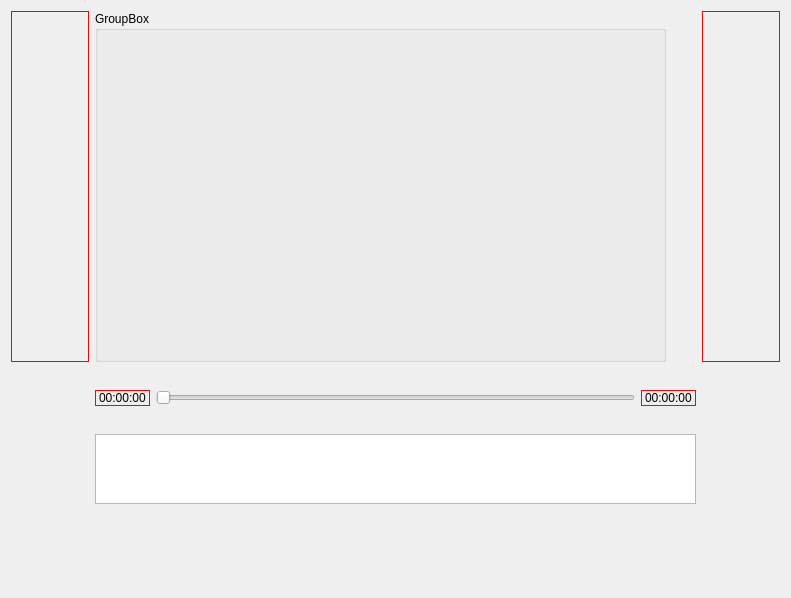
<?xml version="1.0" encoding="UTF-8"?>
<ui version="4.0">
 <class>VideoWidget</class>
 <widget class="QWidget" name="VideoWidget">
  <property name="geometry">
   <rect>
    <x>0</x>
    <y>0</y>
    <width>791</width>
    <height>598</height>
   </rect>
  </property>
  <property name="windowTitle">
   <string>Form</string>
  </property>
  <layout class="QGridLayout" name="gridLayout_2">
   <item row="0" column="0">
    <widget class="QPushButton" name="prevVideoButton">
     <property name="sizePolicy">
      <sizepolicy hsizetype="Minimum" vsizetype="Fixed">
       <horstretch>0</horstretch>
       <verstretch>0</verstretch>
      </sizepolicy>
     </property>
     <property name="minimumSize">
      <size>
       <width>0</width>
       <height>351</height>
      </size>
     </property>
     <property name="maximumSize">
      <size>
       <width>16777215</width>
       <height>351</height>
      </size>
     </property>
     <property name="styleSheet">
      <string notr="true">border: 1px solid red;</string>
     </property>
     <property name="text">
      <string/>
     </property>
    </widget>
   </item>
   <item row="0" column="1">
    <widget class="QGroupBox" name="groupBox">
     <property name="sizePolicy">
      <sizepolicy hsizetype="Minimum" vsizetype="Minimum">
       <horstretch>0</horstretch>
       <verstretch>0</verstretch>
      </sizepolicy>
     </property>
     <property name="minimumSize">
      <size>
       <width>541</width>
       <height>351</height>
      </size>
     </property>
     <property name="maximumSize">
      <size>
       <width>571</width>
       <height>351</height>
      </size>
     </property>
     <property name="title">
      <string>GroupBox</string>
     </property>
    </widget>
   </item>
   <item row="0" column="2">
    <widget class="QPushButton" name="nextVideoButton">
     <property name="minimumSize">
      <size>
       <width>0</width>
       <height>351</height>
      </size>
     </property>
     <property name="maximumSize">
      <size>
       <width>16777215</width>
       <height>351</height>
      </size>
     </property>
     <property name="styleSheet">
      <string notr="true">border: 1px solid red;</string>
     </property>
     <property name="text">
      <string/>
     </property>
    </widget>
   </item>
   <item row="1" column="0">
    <spacer name="verticalSpacer">
     <property name="orientation">
      <enum>Qt::Vertical</enum>
     </property>
     <property name="sizeHint" stdset="0">
      <size>
       <width>78</width>
       <height>201</height>
      </size>
     </property>
    </spacer>
   </item>
   <item row="1" column="1">
    <layout class="QGridLayout" name="gridLayout">
     <property name="sizeConstraint">
      <enum>QLayout::SetFixedSize</enum>
     </property>
     <property name="verticalSpacing">
      <number>-1</number>
     </property>
     <item row="0" column="0">
      <widget class="QLabel" name="currentTimeLabel">
       <property name="sizePolicy">
        <sizepolicy hsizetype="Fixed" vsizetype="Minimum">
         <horstretch>0</horstretch>
         <verstretch>0</verstretch>
        </sizepolicy>
       </property>
       <property name="styleSheet">
        <string notr="true">font: 14pt &quot;Helvetica&quot;;
border: 1px solid red;</string>
       </property>
       <property name="text">
        <string>00:00:00</string>
       </property>
      </widget>
     </item>
     <item row="2" column="1">
      <widget class="QPushButton" name="translatedText">
       <property name="minimumSize">
        <size>
         <width>0</width>
         <height>30</height>
        </size>
       </property>
       <property name="maximumSize">
        <size>
         <width>16777215</width>
         <height>30</height>
        </size>
       </property>
       <property name="palette">
        <palette>
         <active>
          <colorrole role="WindowText">
           <brush brushstyle="SolidPattern">
            <color alpha="255">
             <red>0</red>
             <green>0</green>
             <blue>0</blue>
            </color>
           </brush>
          </colorrole>
          <colorrole role="Button">
           <brush brushstyle="SolidPattern">
            <color alpha="0">
             <red>0</red>
             <green>0</green>
             <blue>0</blue>
            </color>
           </brush>
          </colorrole>
          <colorrole role="Light">
           <brush brushstyle="SolidPattern">
            <color alpha="255">
             <red>255</red>
             <green>255</green>
             <blue>255</blue>
            </color>
           </brush>
          </colorrole>
          <colorrole role="Midlight">
           <brush brushstyle="SolidPattern">
            <color alpha="255">
             <red>215</red>
             <green>215</green>
             <blue>215</blue>
            </color>
           </brush>
          </colorrole>
          <colorrole role="Dark">
           <brush brushstyle="SolidPattern">
            <color alpha="255">
             <red>88</red>
             <green>88</green>
             <blue>88</blue>
            </color>
           </brush>
          </colorrole>
          <colorrole role="Mid">
           <brush brushstyle="SolidPattern">
            <color alpha="255">
             <red>117</red>
             <green>117</green>
             <blue>117</blue>
            </color>
           </brush>
          </colorrole>
          <colorrole role="Text">
           <brush brushstyle="SolidPattern">
            <color alpha="255">
             <red>0</red>
             <green>0</green>
             <blue>0</blue>
            </color>
           </brush>
          </colorrole>
          <colorrole role="BrightText">
           <brush brushstyle="SolidPattern">
            <color alpha="255">
             <red>255</red>
             <green>255</green>
             <blue>255</blue>
            </color>
           </brush>
          </colorrole>
          <colorrole role="ButtonText">
           <brush brushstyle="SolidPattern">
            <color alpha="255">
             <red>0</red>
             <green>0</green>
             <blue>0</blue>
            </color>
           </brush>
          </colorrole>
          <colorrole role="Base">
           <brush brushstyle="SolidPattern">
            <color alpha="0">
             <red>0</red>
             <green>0</green>
             <blue>0</blue>
            </color>
           </brush>
          </colorrole>
          <colorrole role="Window">
           <brush brushstyle="SolidPattern">
            <color alpha="0">
             <red>0</red>
             <green>0</green>
             <blue>0</blue>
            </color>
           </brush>
          </colorrole>
          <colorrole role="Shadow">
           <brush brushstyle="SolidPattern">
            <color alpha="255">
             <red>0</red>
             <green>0</green>
             <blue>0</blue>
            </color>
           </brush>
          </colorrole>
          <colorrole role="AlternateBase">
           <brush brushstyle="SolidPattern">
            <color alpha="255">
             <red>215</red>
             <green>215</green>
             <blue>215</blue>
            </color>
           </brush>
          </colorrole>
          <colorrole role="ToolTipBase">
           <brush brushstyle="SolidPattern">
            <color alpha="255">
             <red>255</red>
             <green>255</green>
             <blue>220</blue>
            </color>
           </brush>
          </colorrole>
          <colorrole role="ToolTipText">
           <brush brushstyle="SolidPattern">
            <color alpha="255">
             <red>0</red>
             <green>0</green>
             <blue>0</blue>
            </color>
           </brush>
          </colorrole>
          <colorrole role="PlaceholderText">
           <brush brushstyle="SolidPattern">
            <color alpha="127">
             <red>0</red>
             <green>0</green>
             <blue>0</blue>
            </color>
           </brush>
          </colorrole>
          <colorrole role="Accent">
           <brush brushstyle="SolidPattern">
            <color alpha="255">
             <red>255</red>
             <green>255</green>
             <blue>255</blue>
            </color>
           </brush>
          </colorrole>
         </active>
         <inactive>
          <colorrole role="WindowText">
           <brush brushstyle="SolidPattern">
            <color alpha="255">
             <red>0</red>
             <green>0</green>
             <blue>0</blue>
            </color>
           </brush>
          </colorrole>
          <colorrole role="Button">
           <brush brushstyle="SolidPattern">
            <color alpha="0">
             <red>0</red>
             <green>0</green>
             <blue>0</blue>
            </color>
           </brush>
          </colorrole>
          <colorrole role="Light">
           <brush brushstyle="SolidPattern">
            <color alpha="255">
             <red>255</red>
             <green>255</green>
             <blue>255</blue>
            </color>
           </brush>
          </colorrole>
          <colorrole role="Midlight">
           <brush brushstyle="SolidPattern">
            <color alpha="255">
             <red>215</red>
             <green>215</green>
             <blue>215</blue>
            </color>
           </brush>
          </colorrole>
          <colorrole role="Dark">
           <brush brushstyle="SolidPattern">
            <color alpha="255">
             <red>88</red>
             <green>88</green>
             <blue>88</blue>
            </color>
           </brush>
          </colorrole>
          <colorrole role="Mid">
           <brush brushstyle="SolidPattern">
            <color alpha="255">
             <red>117</red>
             <green>117</green>
             <blue>117</blue>
            </color>
           </brush>
          </colorrole>
          <colorrole role="Text">
           <brush brushstyle="SolidPattern">
            <color alpha="255">
             <red>0</red>
             <green>0</green>
             <blue>0</blue>
            </color>
           </brush>
          </colorrole>
          <colorrole role="BrightText">
           <brush brushstyle="SolidPattern">
            <color alpha="255">
             <red>255</red>
             <green>255</green>
             <blue>255</blue>
            </color>
           </brush>
          </colorrole>
          <colorrole role="ButtonText">
           <brush brushstyle="SolidPattern">
            <color alpha="255">
             <red>0</red>
             <green>0</green>
             <blue>0</blue>
            </color>
           </brush>
          </colorrole>
          <colorrole role="Base">
           <brush brushstyle="SolidPattern">
            <color alpha="0">
             <red>0</red>
             <green>0</green>
             <blue>0</blue>
            </color>
           </brush>
          </colorrole>
          <colorrole role="Window">
           <brush brushstyle="SolidPattern">
            <color alpha="0">
             <red>0</red>
             <green>0</green>
             <blue>0</blue>
            </color>
           </brush>
          </colorrole>
          <colorrole role="Shadow">
           <brush brushstyle="SolidPattern">
            <color alpha="255">
             <red>0</red>
             <green>0</green>
             <blue>0</blue>
            </color>
           </brush>
          </colorrole>
          <colorrole role="AlternateBase">
           <brush brushstyle="SolidPattern">
            <color alpha="255">
             <red>215</red>
             <green>215</green>
             <blue>215</blue>
            </color>
           </brush>
          </colorrole>
          <colorrole role="ToolTipBase">
           <brush brushstyle="SolidPattern">
            <color alpha="255">
             <red>255</red>
             <green>255</green>
             <blue>220</blue>
            </color>
           </brush>
          </colorrole>
          <colorrole role="ToolTipText">
           <brush brushstyle="SolidPattern">
            <color alpha="255">
             <red>0</red>
             <green>0</green>
             <blue>0</blue>
            </color>
           </brush>
          </colorrole>
          <colorrole role="PlaceholderText">
           <brush brushstyle="SolidPattern">
            <color alpha="127">
             <red>0</red>
             <green>0</green>
             <blue>0</blue>
            </color>
           </brush>
          </colorrole>
          <colorrole role="Accent">
           <brush brushstyle="SolidPattern">
            <color alpha="255">
             <red>255</red>
             <green>255</green>
             <blue>255</blue>
            </color>
           </brush>
          </colorrole>
         </inactive>
         <disabled>
          <colorrole role="WindowText">
           <brush brushstyle="SolidPattern">
            <color alpha="255">
             <red>88</red>
             <green>88</green>
             <blue>88</blue>
            </color>
           </brush>
          </colorrole>
          <colorrole role="Button">
           <brush brushstyle="SolidPattern">
            <color alpha="0">
             <red>0</red>
             <green>0</green>
             <blue>0</blue>
            </color>
           </brush>
          </colorrole>
          <colorrole role="Light">
           <brush brushstyle="SolidPattern">
            <color alpha="255">
             <red>255</red>
             <green>255</green>
             <blue>255</blue>
            </color>
           </brush>
          </colorrole>
          <colorrole role="Midlight">
           <brush brushstyle="SolidPattern">
            <color alpha="255">
             <red>215</red>
             <green>215</green>
             <blue>215</blue>
            </color>
           </brush>
          </colorrole>
          <colorrole role="Dark">
           <brush brushstyle="SolidPattern">
            <color alpha="255">
             <red>88</red>
             <green>88</green>
             <blue>88</blue>
            </color>
           </brush>
          </colorrole>
          <colorrole role="Mid">
           <brush brushstyle="SolidPattern">
            <color alpha="255">
             <red>117</red>
             <green>117</green>
             <blue>117</blue>
            </color>
           </brush>
          </colorrole>
          <colorrole role="Text">
           <brush brushstyle="SolidPattern">
            <color alpha="255">
             <red>88</red>
             <green>88</green>
             <blue>88</blue>
            </color>
           </brush>
          </colorrole>
          <colorrole role="BrightText">
           <brush brushstyle="SolidPattern">
            <color alpha="255">
             <red>255</red>
             <green>255</green>
             <blue>255</blue>
            </color>
           </brush>
          </colorrole>
          <colorrole role="ButtonText">
           <brush brushstyle="SolidPattern">
            <color alpha="255">
             <red>88</red>
             <green>88</green>
             <blue>88</blue>
            </color>
           </brush>
          </colorrole>
          <colorrole role="Base">
           <brush brushstyle="SolidPattern">
            <color alpha="0">
             <red>0</red>
             <green>0</green>
             <blue>0</blue>
            </color>
           </brush>
          </colorrole>
          <colorrole role="Window">
           <brush brushstyle="SolidPattern">
            <color alpha="0">
             <red>0</red>
             <green>0</green>
             <blue>0</blue>
            </color>
           </brush>
          </colorrole>
          <colorrole role="Shadow">
           <brush brushstyle="SolidPattern">
            <color alpha="255">
             <red>0</red>
             <green>0</green>
             <blue>0</blue>
            </color>
           </brush>
          </colorrole>
          <colorrole role="AlternateBase">
           <brush brushstyle="SolidPattern">
            <color alpha="255">
             <red>176</red>
             <green>176</green>
             <blue>176</blue>
            </color>
           </brush>
          </colorrole>
          <colorrole role="ToolTipBase">
           <brush brushstyle="SolidPattern">
            <color alpha="255">
             <red>255</red>
             <green>255</green>
             <blue>220</blue>
            </color>
           </brush>
          </colorrole>
          <colorrole role="ToolTipText">
           <brush brushstyle="SolidPattern">
            <color alpha="255">
             <red>0</red>
             <green>0</green>
             <blue>0</blue>
            </color>
           </brush>
          </colorrole>
          <colorrole role="PlaceholderText">
           <brush brushstyle="SolidPattern">
            <color alpha="127">
             <red>88</red>
             <green>88</green>
             <blue>88</blue>
            </color>
           </brush>
          </colorrole>
          <colorrole role="Accent">
           <brush brushstyle="SolidPattern">
            <color alpha="255">
             <red>228</red>
             <green>228</green>
             <blue>228</blue>
            </color>
           </brush>
          </colorrole>
         </disabled>
        </palette>
       </property>
       <property name="autoFillBackground">
        <bool>false</bool>
       </property>
       <property name="styleSheet">
        <string notr="true">background-color: rgba(0, 0, 0, 0)</string>
       </property>
       <property name="text">
        <string/>
       </property>
       <property name="iconSize">
        <size>
         <width>40</width>
         <height>40</height>
        </size>
       </property>
       <property name="autoDefault">
        <bool>false</bool>
       </property>
       <property name="flat">
        <bool>true</bool>
       </property>
      </widget>
     </item>
     <item row="0" column="2">
      <widget class="QLabel" name="totalTimeLabel">
       <property name="styleSheet">
        <string notr="true">font: 14pt &quot;Helvetica&quot;;
border: 1px solid red;</string>
       </property>
       <property name="text">
        <string>00:00:00</string>
       </property>
      </widget>
     </item>
     <item row="0" column="1">
      <widget class="QSlider" name="horizontalSlider">
       <property name="orientation">
        <enum>Qt::Horizontal</enum>
       </property>
      </widget>
     </item>
     <item row="1" column="0" colspan="3">
      <widget class="QTextEdit" name="textEdit">
       <property name="sizePolicy">
        <sizepolicy hsizetype="Minimum" vsizetype="Minimum">
         <horstretch>0</horstretch>
         <verstretch>0</verstretch>
        </sizepolicy>
       </property>
       <property name="maximumSize">
        <size>
         <width>16777215</width>
         <height>70</height>
        </size>
       </property>
       <property name="styleSheet">
        <string notr="true">font: 20pt &quot;PT Mono&quot;;</string>
       </property>
      </widget>
     </item>
    </layout>
   </item>
   <item row="1" column="2">
    <spacer name="verticalSpacer_2">
     <property name="orientation">
      <enum>Qt::Vertical</enum>
     </property>
     <property name="sizeHint" stdset="0">
      <size>
       <width>78</width>
       <height>201</height>
      </size>
     </property>
    </spacer>
   </item>
  </layout>
 </widget>
 <resources/>
 <connections/>
</ui>
